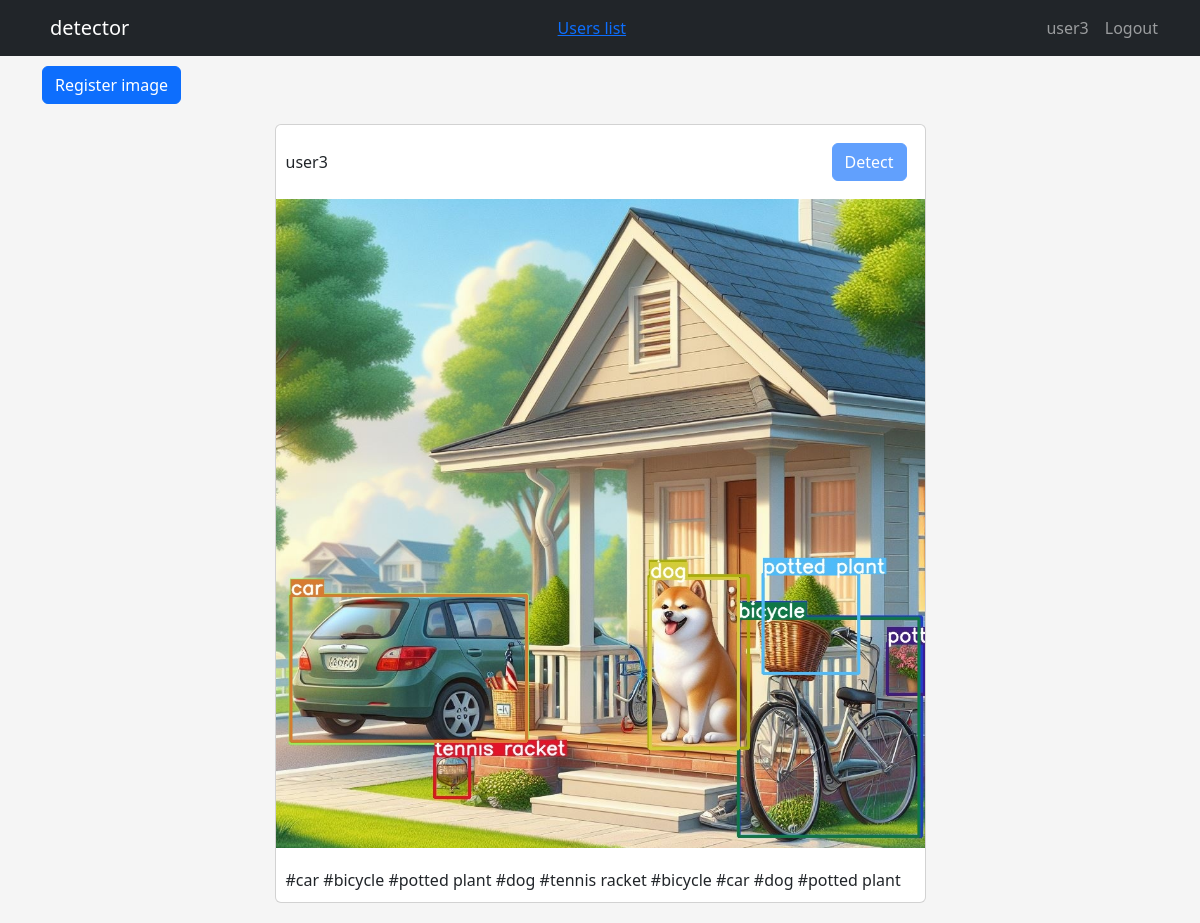
Screenshot of / (signed in) with the database file from the repository.
### apps/crud/models.py (models this page shows, shortened)
class User(db.Model, UserMixin):
    __tablename__ = "users"
    id = db.Column(db.Integer, primary_key=True)
    username = db.Column(db.String, index=True)
    email = db.Column(db.String, unique=True, index=True)
    password_hash = db.Column(db.String)
    created_at = db.Column(db.DateTime, default=datetime.now)
    updated_at = db.Column(db.DateTime, default=datetime.now, onupdate=datetime.now)
    @property
    def password(self):
        raise AttributeError("Unreadable")

### apps/detector/models.py (models this page shows)
class UserImage(db.Model):
    __tablename__ = "user_images"
    id = db.Column(db.Integer, primary_key=True)
    user_id = db.Column(db.String, db.ForeignKey("users.id"))
    image_path = db.Column(db.String)
    is_detected = db.Column(db.Boolean, default=False)
    created_at = db.Column(db.DateTime, default=datetime.now)
    updated_at = db.Column(
        db.DateTime,
        default=datetime.now,
        onupdate=datetime.now,
    )

class UserImageTag(db.Model):
    __tablename__ = "user_image_tags"
    id = db.Column(db.Integer, primary_key=True)
    user_image_id = db.Column(db.String, db.ForeignKey("user_images.id"))
    tag_name = db.Column(db.String)
    created_at = db.Column(db.DateTime, default=datetime.now)
    updated_at = db.Column(
        db.DateTime,
        default=datetime.now,
        onupdate=datetime.now,
    )

### apps/detector/views.py (the view)
@dt.route("/")
def index():
    user_images = (
        db.session.query(User, UserImage)
        .join(UserImage)
        .filter(User.id == UserImage.user_id)
        .all()
    )
    user_image_tag_dict = {}
    for user_image in user_images:
        user_image_tags = (
            db.session.query(UserImageTag)
            .filter(UserImageTag.user_image_id == user_image.UserImage.id)
            .all()
        )
        user_image_tag_dict[user_image.UserImage.id] = user_image_tags
    detector_form = DetectorForm()
    return render_template(
        "detector/index.html",
        user_images=user_images,
        user_image_tag_dict=user_image_tag_dict,
        detector_form=detector_form,
    )

### apps/detector/forms.py
class DetectorForm(FlaskForm):
    submit = SubmitField("Detect")

### apps/crud/models.py (called while the page is built)
@login_manager.user_loader
def load_user(user_id):
    return User.query.get(user_id)

### apps/detector/templates/detector/index.html (shortened to what this page needs)
{% extends "detector/base.html" %} {% block content %}
<div class="col-md-10 text-right dt-image-register-btn">
  <a href="{{ url_for('detector.upload_image') }}" class="btn btn-primary"
    >Register image</a
  >
</div>
{% for user_image in user_images %}
<div class="card col-md-7 dt-image-content">
  <header class="d-flex justify-content-between">
    <div class="dt-image-username">{{ user_image.User.username }}</div>
    <div class="d-flex flex-row-reverse">
      <div class="p-2">
        <form
          action="{{ url_for('detector.detect', image_id=user_image.UserImage.id) }}"
          method="POST"
        >
          {{ detector_form.csrf_token }} {% if current_user.id ==
          user_image.User.id and user_image.UserImage.is_detected == False %}
          {{detector_form.submit(class="btn btn-primary")}} {% else %} {{
          detector_form.submit(class="btn btn-primary",disabled="disabled")}} {%
          endif %}
        </form>
      </div>
    </div>
  </header>
  <section>
    <img
      src="{{ url_for('detector.image_file', filename=user_image.UserImage.image_path) }}"
      alt="Upload image"
    />
  </section>
  <footer>
    {% for tag in user_image_tag_dict[user_image.UserImage.id] %}
    #{{tag.tag_name }} {% endfor %}
  </footer>
</div>
{% endfor %} {% endblock %}

### apps/detector/templates/detector/base.html (shortened to what this page needs)
<!DOCTYPE html>
<html lang="en">
  <head>
    <link
      rel="stylesheet"
      href="{{ url_for('static', filename='css/bootstrap.min.css') }}"
    />
    <link
      rel="stylesheet"
      href="{{ url_for('static', filename='css/style.css') }}"
    />
  </head>
  <body>
    <nav class="navbar navbar-expand-lg navbar-dark bg-dark">
      <div class="container">
        <a class="navbar-brand" href="{{ url_for('detector.index') }}"
          >detector</a
        >
        <a href="{{url_for('crud.users')}}">Users list</a>
        <ul class="navbar-nav">
          {% if current_user.is_authenticated %}
          <li class="nav-item">
            <span class="nav-link">{{ current_user.username }}</span>
          </li>
          <li class="nav-item">
            <a href="{{ url_for('auth.logout') }}" class="nav-link">Logout</a>
          </li>
          {% endif %}
        </ul>
      </div>
    </nav>
    <section class="container">{% block content %}{% endblock %}</section>
  </body>
</html>

### apps/static/css/style.css (style rules this page uses)
body { background-color: #f5f5f5; }
.dt-image-content { margin: 20px auto; padding: 0; }
.dt-image-username { padding-top: 15px; }
.dt-image-register-btn { padding: 10px 47px 0 0; }
.dt-image-content header { padding: 10px 10px 0 10px; }
.dt-image-content section { padding: 10px 0; margin: auto; }
.dt-image-content footer { padding: 10px; }
.dt-image-content section img { width: 100%; }

### rows the page displays
User: username "user3", User.username "user3", image_path (picture)
UserImageTag: tag_name "car"
UserImageTag: tag_name "bicycle"
UserImageTag: tag_name "potted plant"
UserImageTag: tag_name "dog"
UserImageTag: tag_name "tennis racket"
UserImageTag: tag_name "bicycle"
UserImageTag: tag_name "car"
UserImageTag: tag_name "dog"
UserImageTag: tag_name "potted plant"
